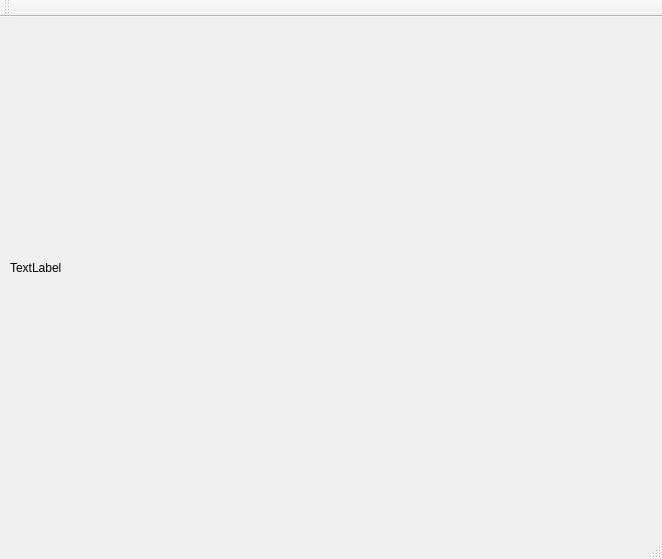
<?xml version="1.0" encoding="UTF-8"?>
<ui version="4.0">
 <class>MainWindow</class>
 <widget class="QMainWindow" name="MainWindow">
  <property name="geometry">
   <rect>
    <x>0</x>
    <y>0</y>
    <width>662</width>
    <height>559</height>
   </rect>
  </property>
  <property name="windowTitle">
   <string>MainWindow</string>
  </property>
  <widget class="QWidget" name="centralWidget">
   <widget class="QLabel" name="label">
    <property name="geometry">
     <rect>
      <x>10</x>
      <y>0</y>
      <width>641</width>
      <height>501</height>
     </rect>
    </property>
    <property name="text">
     <string>TextLabel</string>
    </property>
   </widget>
  </widget>
  <widget class="QMenuBar" name="menuBar">
   <property name="geometry">
    <rect>
     <x>0</x>
     <y>0</y>
     <width>662</width>
     <height>26</height>
    </rect>
   </property>
  </widget>
  <widget class="QToolBar" name="mainToolBar">
   <attribute name="toolBarArea">
    <enum>TopToolBarArea</enum>
   </attribute>
   <attribute name="toolBarBreak">
    <bool>false</bool>
   </attribute>
  </widget>
  <widget class="QStatusBar" name="statusBar"/>
 </widget>
 <layoutdefault spacing="6" margin="11"/>
 <resources/>
 <connections/>
</ui>
